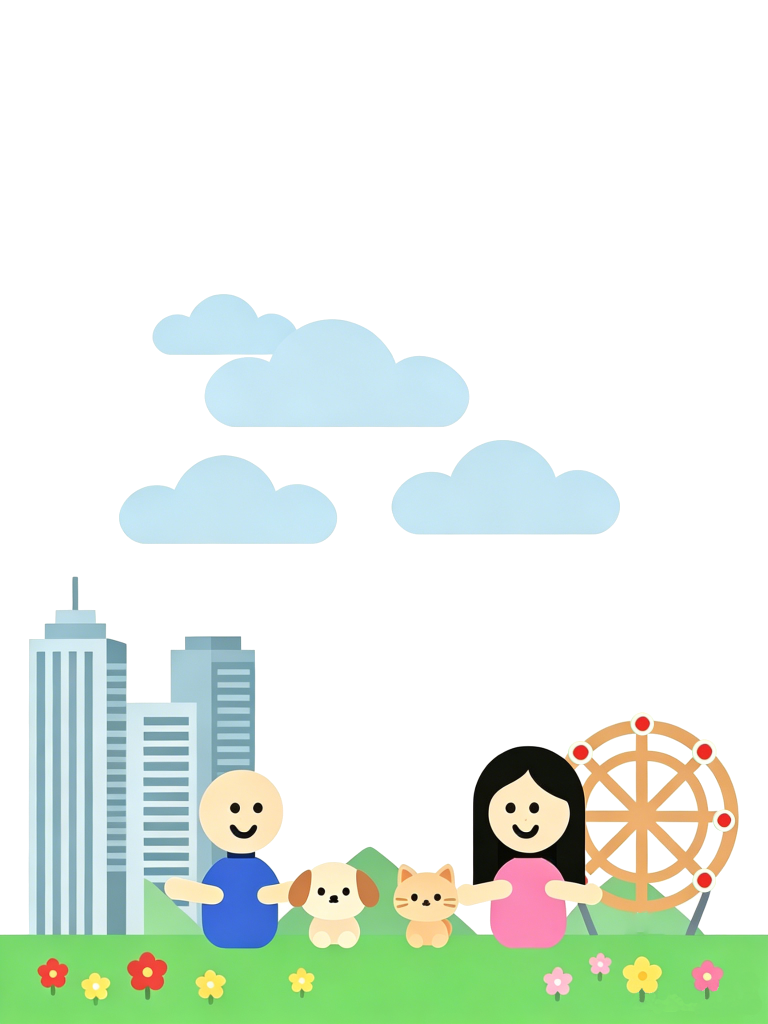
#> input picture main/assert/characters.png, 1536 x 2048 px (shown at 1/2 size)
$ python rebuild_scene.py
#> lines starting #> are read from the running program, lines starting #| are printed output that depends on the picture
#!/usr/bin/env python3
"""用新的 main/assert/characters.png 重建 dark/light 场景底图并生成 LVGL C 数组。

流程
----
1. 原图 (任意尺寸, 透明背景) -> 预乘空间 LANCZOS 缩放到 240x320 -> 反预乘还原
2. 与 main/assert/dark.png / light.png 做 alpha_composite（人物在上, 天空在下）
3. 输出不透明 RGB -> main/dark_scene_image.c / main/light_scene_image.c
4. 额外输出 3 倍放大预览 tools/_scene_preview.png 供肉眼验收

用法
----
    python tools/rebuild_scene.py
"""
import sys
from pathlib import Path

from PIL import Image, ImageChops

ROOT = Path(__file__).resolve().parent.parent
ASSERT = ROOT / "main" / "assert"
W, H = 240, 320


def premult_resize(im: Image.Image, size):
    """在预乘空间缩放, 避免透明像素的 (0,0,0) 被插值进边缘造成黑边。

    两种素材要分开处理, 否则会整体变浅:
      1. 正常透明 PNG（自带 alpha 通道, 不透明处 alpha=255）
         -> 必须用**原始 alpha** 预乘。若误用亮度当 alpha, 深色区域
            (黑头发/深色衣服) 的 alpha 会被算成几十, 合成后严重褪色。
      2. 黑底图（alpha 全 255, 背景纯黑）
         -> 本质是「颜色 x alpha」的预乘结果, alpha 由亮度推导。
    """
    r, g, b, a = im.split()
    if a.getextrema()[0] < 255:
        alpha = a                                   # 情况 1: 真实 alpha
        premult = Image.merge("RGBA", (
            ImageChops.multiply(r, alpha),
            ImageChops.multiply(g, alpha),
            ImageChops.multiply(b, alpha),
            alpha,
        ))
    else:
        alpha = Image.merge("RGB", (r, g, b)).convert("L")   # 情况 2: 黑底图
        premult = Image.merge("RGBA", (r, g, b, alpha))
    small = premult.resize(size, Image.LANCZOS)

    px = small.load()
    w, h = size
    for y in range(h):
        for x in range(w):
            rr, gg, bb, aa = px[x, y]
            if aa == 0:
                px[x, y] = (0, 0, 0, 0)
            elif aa < 255:
                px[x, y] = (
                    min(255, rr * 255 // aa),
                    min(255, gg * 255 // aa),
                    min(255, bb * 255 // aa),
                    aa,
                )
    return small


def to_lvgl_c(img: Image.Image, symbol: str) -> str:
    """RGB565 + 每像素 2 字节, LV_IMG_CF_TRUE_COLOR(不透明)。"""
    rgb = img.convert("RGB")
    values = []
    for red, green, blue in rgb.getdata():
        color = ((red & 0xF8) << 8) | ((green & 0xFC) << 3) | (blue >> 3)
        values.extend((color >> 8, color & 0xFF))

    lines = []
    for i in range(0, len(values), 24):
        lines.append("    " + ", ".join(f"0x{v:02X}" for v in values[i:i + 24]) + ",")

    return (
        '#include "lvgl.h"\n\n'
        f"static const uint8_t {symbol}_data[] = {{\n"
        + "\n".join(lines)
        + "\n};\n\n"
        f"const lv_img_dsc_t {symbol} = {{\n"
        "    .header.cf = LV_IMG_CF_TRUE_COLOR,\n"
        f"    .header.w = {rgb.width},\n"
        f"    .header.h = {rgb.height},\n"
        f"    .data_size = sizeof({symbol}_data),\n"
        f"    .data = {symbol}_data,\n"
        "};\n"
    )


def main():
    src = ASSERT / "characters.png"
    if not src.exists():
        raise SystemExit(f"缺少素材: {src}")

    raw = Image.open(src).convert("RGBA")
#> raw is the input picture: PIL image 1536x2048 RGBA; mean R, G, B, A 53.6, 63.4, 53.8, 79.9
    print(f"原图: {raw.width}x{raw.height} RGBA, {src.stat().st_size} 字节")
#| 原图: 1536x2048 RGBA, 1314067 字节

    # 宽高比不一致时按「覆盖整屏」裁切, 一致时直接缩放
    target_ratio = W / H
    src_ratio = raw.width / raw.height
#> src_ratio = 0.75
    if abs(src_ratio - target_ratio) > 1e-3:
        if src_ratio > target_ratio:  # 原图偏宽 -> 裁左右
            new_w = int(raw.height * target_ratio)
            left = (raw.width - new_w) // 2
            raw = raw.crop((left, 0, left + new_w, raw.height))
        else:  # 原图偏高 -> 裁上下
            new_h = int(raw.width / target_ratio)
            top = (raw.height - new_h) // 2
            raw = raw.crop((0, top, raw.width, top + new_h))
        print(f"裁切至: {raw.width}x{raw.height}")

    chars = premult_resize(raw, (W, H))
#> in premult_resize, `r, g, b, a = im.split()`:
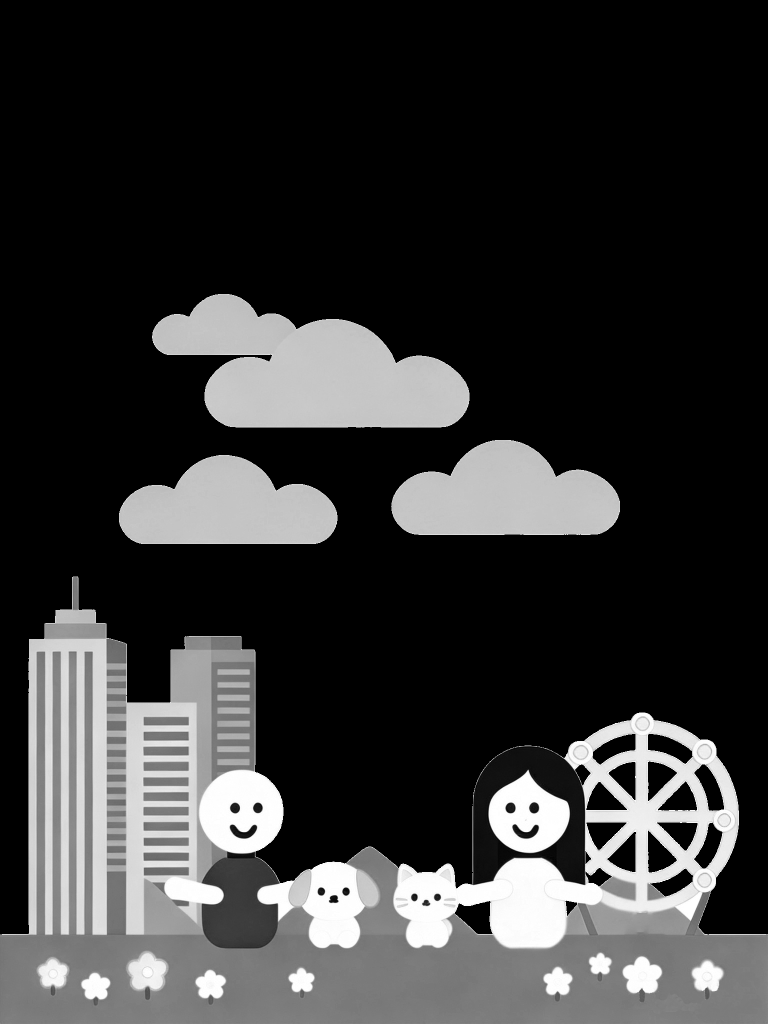
#> r: PIL image 1536x2048 L (shown at 1/2 size); min 0, max 255, mean 53.6
#> in premult_resize, `r, g, b, a = im.split()`:
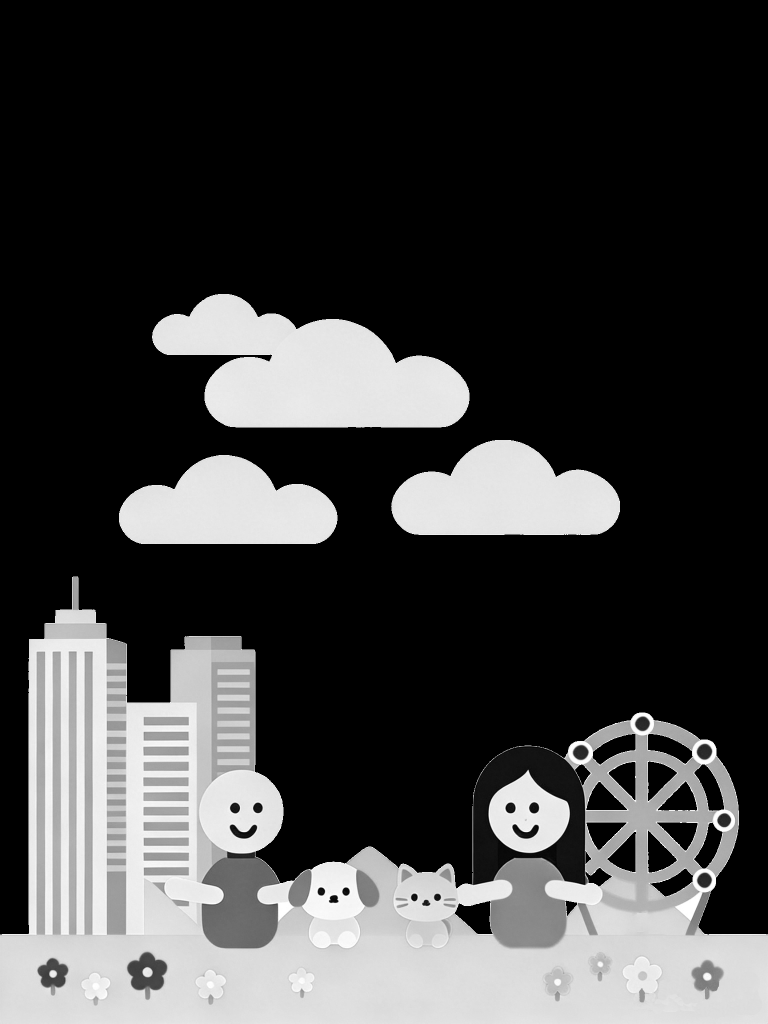
#> g: PIL image 1536x2048 L (shown at 1/2 size); min 0, max 255, mean 63.4
#> in premult_resize, `r, g, b, a = im.split()`:
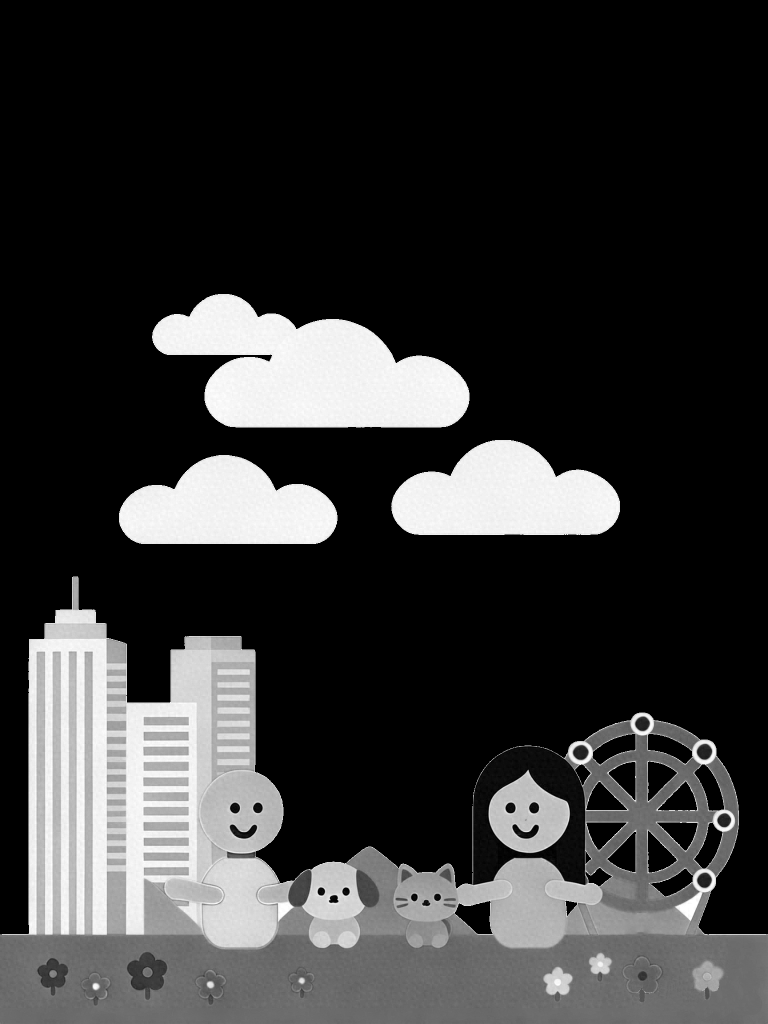
#> b: PIL image 1536x2048 L (shown at 1/2 size); min 0, max 255, mean 53.8
#> in premult_resize, `r, g, b, a = im.split()`:
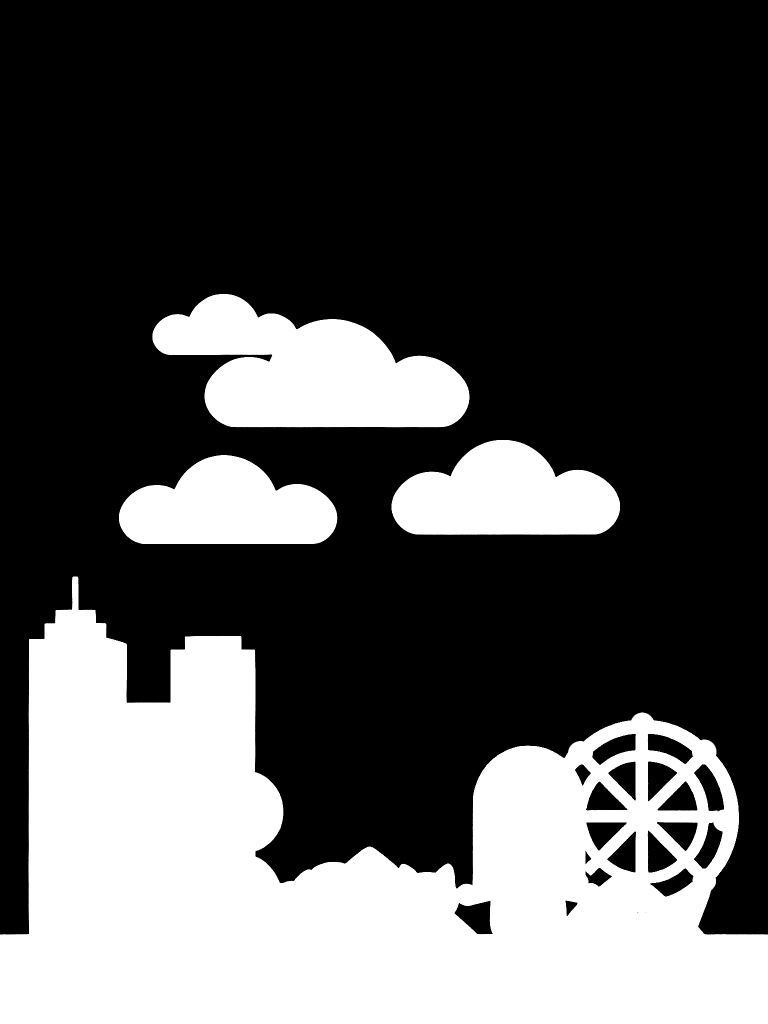
#> a: PIL image 1536x2048 L (shown at 1/2 size); min 0, max 255, mean 79.9
#> in premult_resize, `small = premult.resize(size, Image.LANCZOS)`:
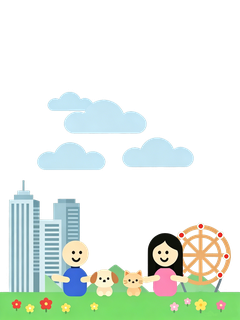
#> small: PIL image 240x320 RGBA; mean R, G, B, A 60, 70, 60, 79.8; transparent parts drawn white
    print(f"缩放至: {W}x{H}")

    previews = []
    for name, symbol in (("light", "light_scene_image"), ("dark", "dark_scene_image")):
#> (the run stopped early here; a loop or call above may not have finished)

$ run again, with main/assert/sun.png copied over main/assert/characters.png
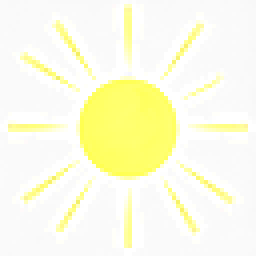
#> input picture main/assert/sun.png, 64 x 64 px (shown 4 times larger)
#> in main, raw is the input picture: PIL image 64x64 RGBA; mean R, G, B, A 97.3, 97.1, 57.4, 48.9
#| 原图: 64x64 RGBA, 4694 字节
#> raw: PIL image 48x64 RGBA
#| 裁切至: 48x64
#> in premult_resize, `small = premult.resize(size, Image.LANCZOS)`:
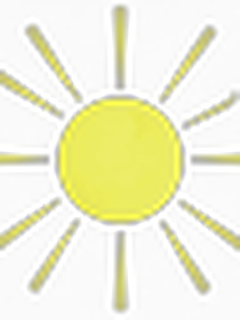
#> small: PIL image 240x320 RGBA; mean R, G, B, A 71.2, 71.1, 32.9, 61.5; transparent parts drawn white
#> in main, `chars = premult_resize(raw, (W, H))`:
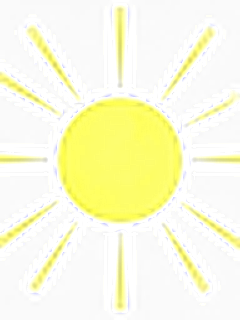
#> chars: PIL image 240x320 RGBA; mean R, G, B, A 107, 107, 69.4, 61.5; transparent parts drawn white
